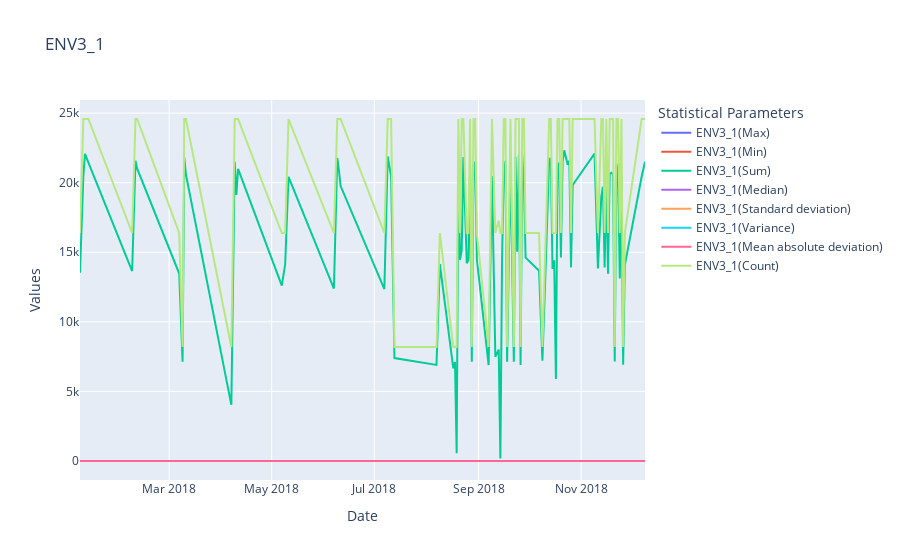

Notebook code for this chart:
### Code cell
fig=go.Figure()
fig.add_trace(go.Scatter(x=final_df.index,y=final_df['Max'],mode='lines',name='ENV3_1(Max)'))
fig.add_trace(go.Scatter(x=final_df.index,y=final_df['Min'],mode='lines',name='ENV3_1(Min)'))
fig.add_trace(go.Scatter(x=final_df.index,y=final_df['Sum'],mode='lines',name='ENV3_1(Sum)'))
fig.add_trace(go.Scatter(x=final_df.index,y=final_df['Median'],mode='lines',name='ENV3_1(Median)'))
fig.add_trace(go.Scatter(x=final_df.index,y=final_df['Standard deviation'],mode='lines',name='ENV3_1(Standard deviation)'))
fig.add_trace(go.Scatter(x=final_df.index,y=final_df['Variance'],mode='lines',name='ENV3_1(Variance)'))
fig.add_trace(go.Scatter(x=final_df.index,y=final_df['Mean absolute deviation'],mode='lines',name='ENV3_1(Mean absolute deviation)'))
fig.add_trace(go.Scatter(x=final_df.index,y=final_df['Count'],mode='lines',name='ENV3_1(Count)'))
fig.update_layout(
    title="ENV3_1",
    xaxis_title="Date",
    yaxis_title="Values",
    legend_title="Statistical Parameters")
